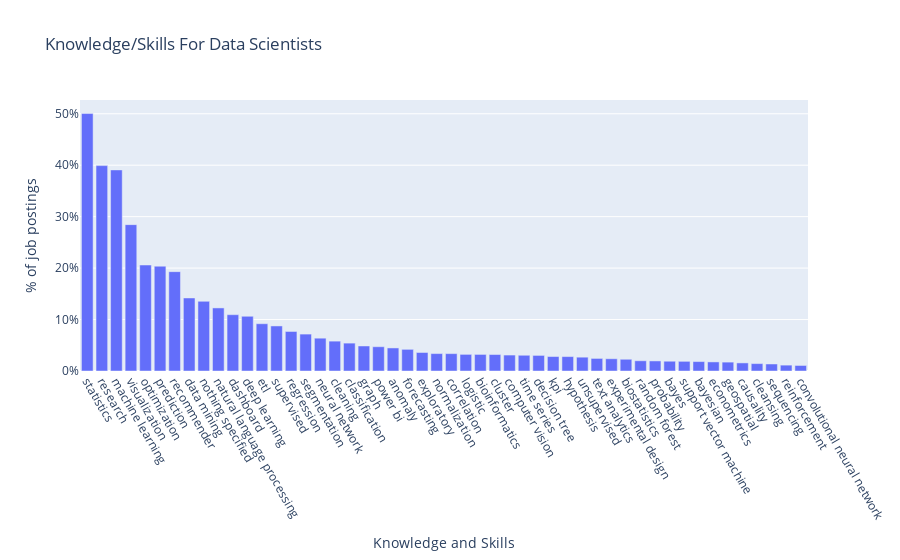

Notebook code for this chart:
### Code cell
# visualize the skills.
layout = dict(
    title='Knowledge/Skills For Data Scientists',
    xaxis=dict(
        title='Knowledge and Skills',
        tickangle=60
    ),
    yaxis=dict(
        title='% of job postings',
        tickformat=',.0%',
    )
)

fig = go.Figure(layout=layout)
fig.add_trace(go.Bar(
    x=df_skills_top50['skill'],
    y=df_skills_top50['cnt']/num_postings
))

iplot(fig)

### Figure 1 — Plotly figure (JSON) as saved in the notebook; plotly's stock layout.template omitted (floating-point values rounded to 4 significant figures)
{"data": [{"type": "bar", "x": ["statistics", "research", "machine learning", "visualization", "optimization", "prediction", "recommender", "data mining", "nothing specified", "natural language processing", "dashboard", "deep learning", "etl", "supervised", "regression", "segmentation", "neural network", "cleaning", "classification", "graph", "power bi", "anomaly", "forecasting", "exploratory", "normalization", "correlation", "logistic", "bioinformatics", "cluster", "computer vision", "time series", "decision tree", "kpi", "hypothesis", "unsupervised", "text analytics", "experimental design", "biostatistics", "random forest", "probability", "bayes", "support vector machine", "bayesian", "econometrics", "geospatial", "causality", "cleansing", "sequencing", "reinforcement", "convolutional neural network"], "y": [0.5004, 0.3992, 0.3908, 0.2845, 0.206, 0.2037, 0.1931, 0.142, 0.1354, 0.1226, 0.1094, 0.1064, 0.09189, 0.08757, 0.07683, 0.07174, 0.06378, 0.05803, 0.05419, 0.04863, 0.04719, 0.04479, 0.04211, 0.03597, 0.03386, 0.03376, 0.03232, 0.03223, 0.03204, 0.03098, 0.0306, 0.03031, 0.0281, 0.02801, 0.02686, 0.02446, 0.02379, 0.02283, 0.01985, 0.01957, 0.01899, 0.0188, 0.01832, 0.01765, 0.01726, 0.01573, 0.01439, 0.01362, 0.01141, 0.01074]}], "layout": {"title": {"text": "Knowledge/Skills For Data Scientists"}, "xaxis": {"tickangle": 60, "title": {"text": "Knowledge and Skills"}}, "yaxis": {"tickformat": ",.0%", "title": {"text": "% of job postings"}}}}
